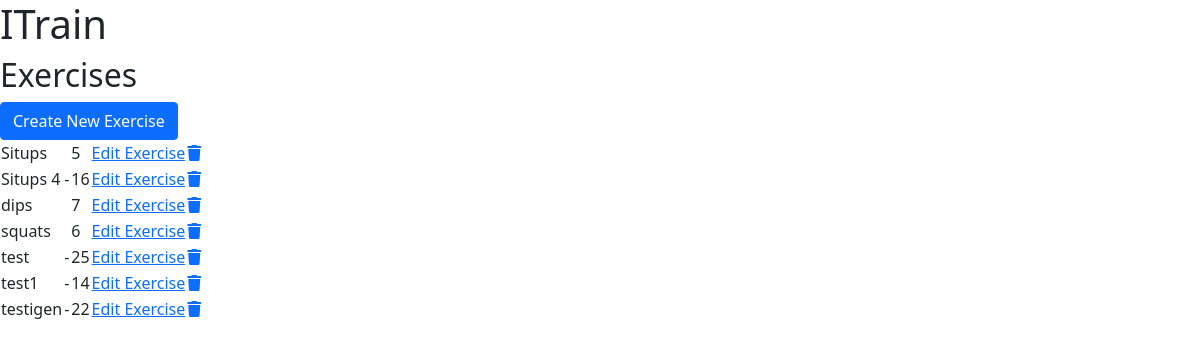
The page /exercises/ on the database its author committed.
### setup/models.py (models this page shows, shortened)
class Exercise(models.Model):
    name = models.CharField(max_length=30, unique=True, null=False,
                            blank=False)
    unit = models.ForeignKey(ExerciseUnit, null=False, blank=False,
                             on_delete=models.SET_DEFAULT, default=get_default_exercise_unit)
    description = models.TextField(max_length=200, blank=True)
    class Meta:
        ordering = ['name']

class ExerciseUnit(models.Model):
    name = models.CharField(max_length=5, unique=True, null=False, blank=False)
    class Meta:
        ordering = ['name']
    def __str__(self):
        return self.name

### setup/views.py (the view)
# urls.py: path('exercises/', ExerciseList.as_view(), name='exercises'),
class ExerciseList(generic.ListView):
    model = Exercise
    template_name = 'setup/exercises.html'
    paginate_by = 50

### setup/templates/setup/exercises.html (shortened to what this page needs)
{% extends 'base.html' %}
{% load static %}
{% block content %}
<h2>Exercises</h2>
<a href="{% url 'create_exercise'%}">
  <button type="button" class="btn btn-primary">Create New Exercise</button>
</a>
<table>
  {% for exercise in exercise_list %}
  <tr>
    <td>{{ exercise.name }}</td>
    <td>{{ exercise.unit }}</td>
    <td>{{ exercise.id }}</td>
    <td><a href="{% url 'edit_exercise' exercise.id %}">Edit Exercise</a></td>
    <td><a href="#delete-exercise-{{ exercise.id }}" data-bs-toggle="modal">
        <i class="fa-solid fa-trash"></i></a></td>
  </tr>
  {% empty %}
  <tr>You have no Exercises to show</tr>
  {% endfor %}
</table>
{% endblock %}

### rows shown on the page
Exercise: name "Situps", id "5"
Exercise: name "Situps 4", unit "-", id "16"
Exercise: name "dips", id "7"
Exercise: name "squats", id "6"
Exercise: name "test", unit "-", id "25"
Exercise: name "test1", unit "-", id "14"
Exercise: name "testigen", unit "-", id "22"
